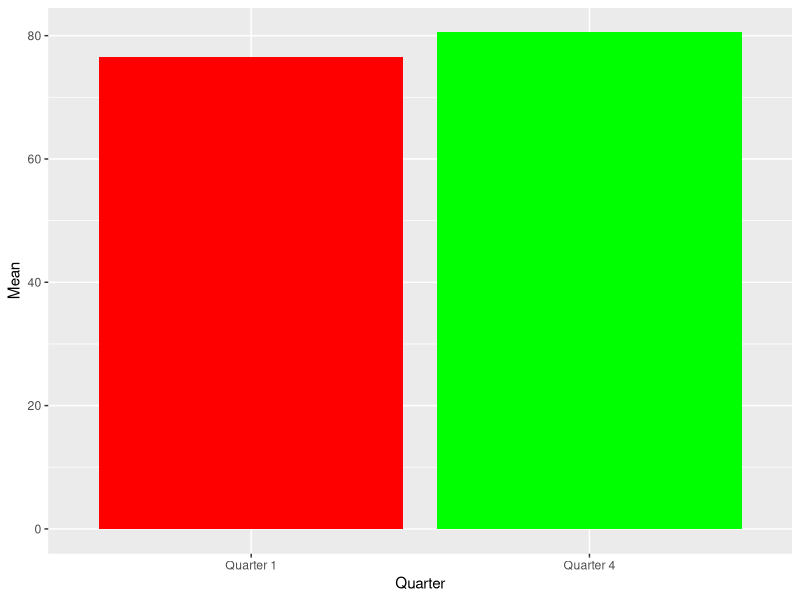

Recreate this plot in R.
data <- read.csv("data/prov_estimates_mortality.csv", stringsAsFactors=FALSE)

library(dplyr)
library(ggplot2)

q1 <- data %>% filter(grepl("Q1", Year.and.Quarter))
q2 <- data %>% filter(grepl("Q2", Year.and.Quarter))
q3 <- data %>% filter(grepl("Q3", Year.and.Quarter))
q4 <- data %>% filter(grepl("Q4", Year.and.Quarter))

print(head(q1))

genQuarterBar <- function(quarterList) {
	counts <- NULL
	plotLabels <- NULL
	plotColors <- NULL
	if ("1" %in% quarterList) {
		counts <- rbind(counts, c(1, mean(q1$Rate, na.rm = TRUE)))
		plotLabels <- append(plotLabels, "Quarter 1")
		plotColors <- append(plotColors, "red")
	}
	if ("2" %in% quarterList) {
		counts <- rbind(counts, c(2, mean(q3$Rate, na.rm = TRUE)))
		plotLabels <- append(plotLabels, "Quarter 2")
		plotColors <- append(plotColors, "blue")
	}
	if ("3" %in% quarterList) {
		counts <- rbind(counts, c(3, mean(q3$Rate, na.rm = TRUE)))
		plotLabels <- append(plotLabels, "Quarter 3")
		plotColors <- append(plotColors, "yellow")
	}
	if ("4" %in% quarterList) {
		counts <- rbind(counts, c(4, mean(q4$Rate, na.rm = TRUE)))
		plotLabels <- append(plotLabels, "Quarter 4")
		plotColors <- append(plotColors, "green")
	}
	colnames(counts) <- c("Quarter", "Mean")
	counts <- as.data.frame(counts)
	print(counts)
	a <- ggplot(data = counts, aes(x = Quarter, y = Mean)) + geom_bar(stat = "identity", fill = plotColors, mapping = aes(x = plotLabels))
	print(a)
}

genQuarterBar(c("1","4"))